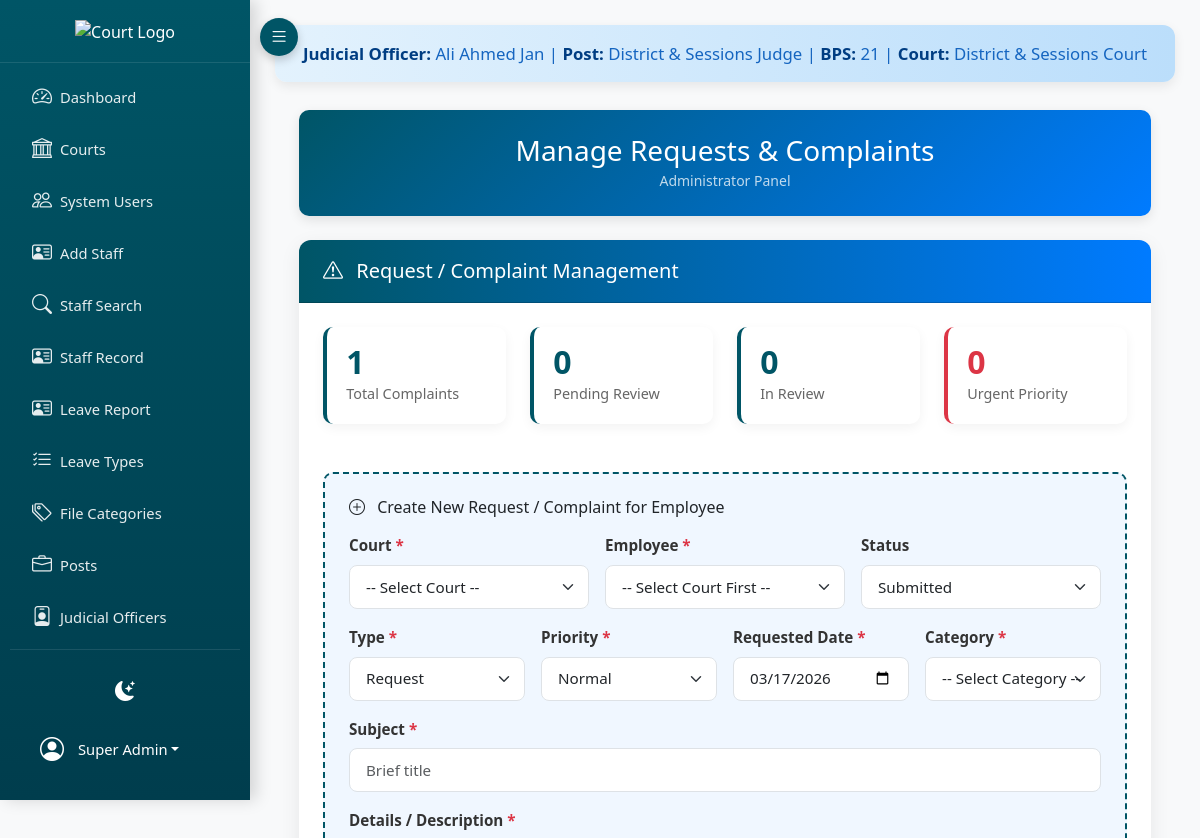
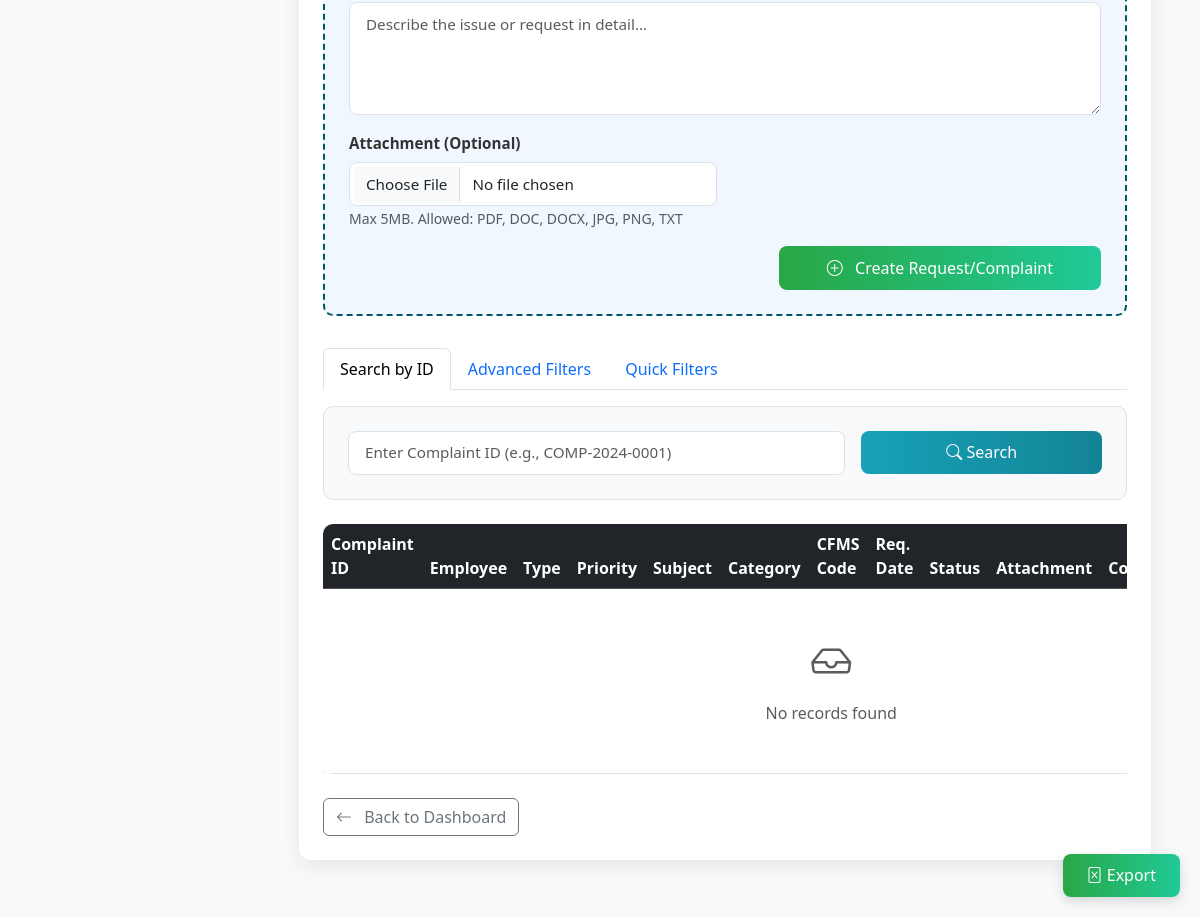
The app's page /project_root/index.php?page=complaints (signed in) with its own data (2 pictures, top to bottom).
### tables this page shows
CREATE TABLE IF NOT EXISTS `judicial_officers` (
  `id` int(11) NOT NULL AUTO_INCREMENT,
  `officer_id` int(11) DEFAULT NULL,
  `post_id` int(11) DEFAULT NULL,
  `name` varchar(255) NOT NULL,
  `post` varchar(255) NOT NULL,
  `bps` varchar(20) NOT NULL,
  `court_id` int(11) DEFAULT NULL,
  `created_at` timestamp NULL DEFAULT CURRENT_TIMESTAMP,
  `status` varchar(50) DEFAULT 'Posted',
  `joining_date` date DEFAULT NULL,
  `transferred_date` date DEFAULT NULL,
  `district_id` int(11) DEFAULT NULL,
  `transferred_district` varchar(255) DEFAULT NULL,
  PRIMARY KEY (`id`),
  KEY `court_id` (`court_id`),
  KEY `fk_district` (`district_id`),
  KEY `fk_post` (`post_id`),
  KEY `fk_officer` (`officer_id`)
);

CREATE TABLE IF NOT EXISTS `courts` (
  `id` int(11) NOT NULL AUTO_INCREMENT,
  `name` varchar(255) NOT NULL,
  `district` varchar(255) DEFAULT NULL,
  `taluka` varchar(255) DEFAULT NULL,
  PRIMARY KEY (`id`)
);

### backend/views/complaints.php (the view, shortened to what the rows shown need)
<?php
include __DIR__ . '/header.php';
$user = $_SESSION['user'] ?? null;
$isAdmin  = ($user['role'] ?? '') === 'admin';
$printComplaint = null;
?>
<div class="container-fluid">
    <div class="row" <?= $printComplaint ? 'style="display:none;"' : '' ?>>
        <div class="col-12">
            <div class="card complaint-card">
                <div class="card-body p-4">
                    <div class="table-responsive">
                        <table class="table table-hover align-middle mb-0">
                            <thead class="table-dark">
                                <tr>
                                    <th>Complaint ID</th>
                                    <th>Employee</th>
                                    <th>Type</th>
                                    <th>Priority</th>
                                    <th>Subject</th>
                                    <th>Category</th>
                                    <th>CFMS Code</th>
                                    <th>Req. Date</th>
                                    <th>Status</th>
                                    <th>Attachment</th>
                                    <th>Completed</th>
                                </tr>
                            </thead>
                        </table>
                    </div>
                </div>
            </div>
        </div>
    </div>
</div>
<?php if ($isAdmin): ?>
<a href="#" onclick="exportToExcel()" class="btn btn-success export-btn no-print">
</a>
<?php endif; ?>
<?php include __DIR__ . '/footer.php'; ?>

### backend/views/header.php (shortened to what the rows shown need)
<?php if (!isset($_SESSION)) session_start();
$user = $_SESSION['user'] ?? null;
$isAdmin = $user && (($user['role'] ?? '') === 'admin');
$judicialInfo = null;
if ($isAdmin && isset($pdo)) {
    try {
        $stmt = $pdo->prepare("
            SELECT jo.name AS officer_name,
                   jo.post AS officer_post,
                   jo.bps AS officer_bps,
                   c.name AS court_name
            FROM judicial_officers jo
            LEFT JOIN courts c ON c.id = jo.court_id
            WHERE jo.post = 'District & Sessions Judge'
              AND jo.status = 'Posted'
            LIMIT 1
        ");
        $stmt->execute();
        $judicialInfo = $stmt->fetch(PDO::FETCH_ASSOC);
    } catch (Throwable $e) {
    }
}
?>
<!DOCTYPE html>
<html lang="en" data-bs-theme="light">
<head>
    <link href="https://cdn.jsdelivr.net/npm/bootstrap@5.3.2/dist/css/bootstrap.min.css" rel="stylesheet">
    <link href="https://cdn.jsdelivr.net/npm/bootstrap-icons@1.11.3/font/bootstrap-icons.min.css" rel="stylesheet">
</head>
<body>
<div class="main-content" id="mainContent">
    <?php if ($isAdmin && $judicialInfo): ?>
    <div class="judicial-bar">
        <strong>Judicial Officer:</strong> <?= htmlspecialchars($judicialInfo['officer_name']) ?> |
        <strong>Post:</strong> <?= htmlspecialchars($judicialInfo['officer_post']) ?> |
        <strong>BPS:</strong> <?= htmlspecialchars($judicialInfo['officer_bps']) ?> |
        <strong>Court:</strong> <?= htmlspecialchars($judicialInfo['court_name'] ?? 'District & Sessions Court Jamshoro') ?>
    </div>
    <?php endif; ?>
    <div class="container-fluid">

### records on screen
judicial_officers: name "Ali Ahmed Jan", post "District & Sessions Judge", bps "21", court.name "District & Sessions Court"

### other values on screen
$user['name'] "Super Admin"
$stats['total'] "1"
$stats['submitted'] "0"
$stats['in_review'] "0"
$stats['urgent'] "0"
